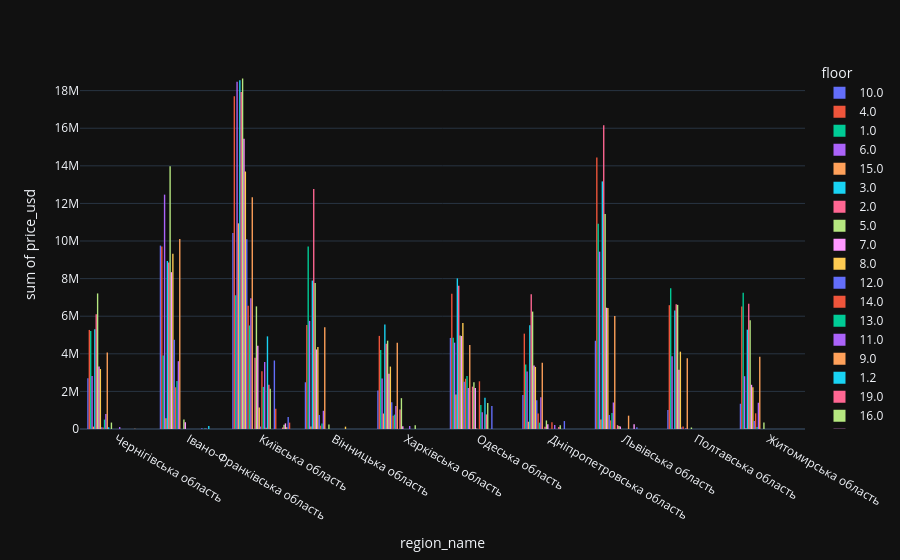

Source (notebook cell):
### Code cell
fig = px.histogram(df, x="region_name", y="price_usd", color="floor", barmode="group")
fig.show()
